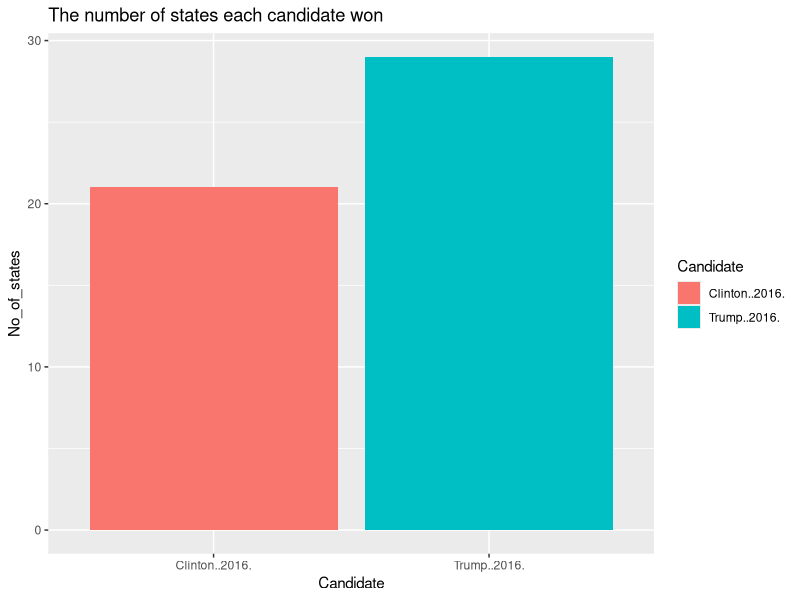
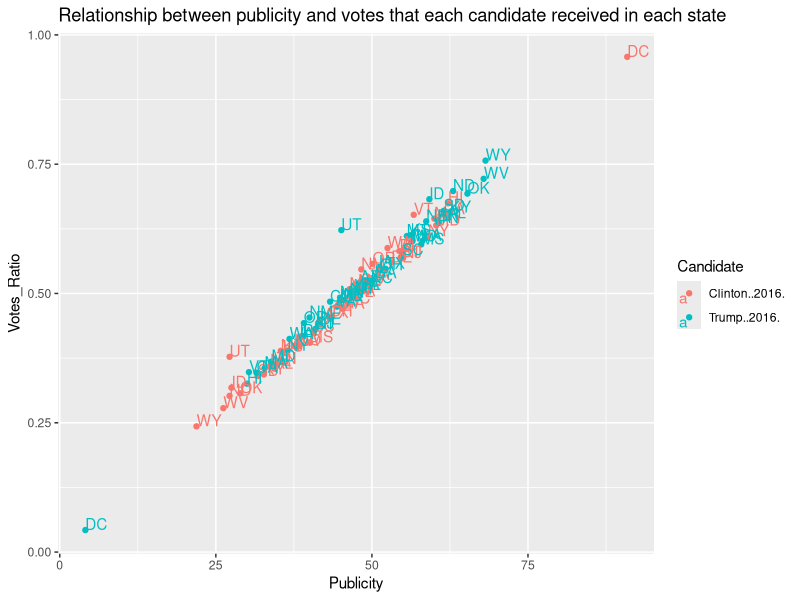
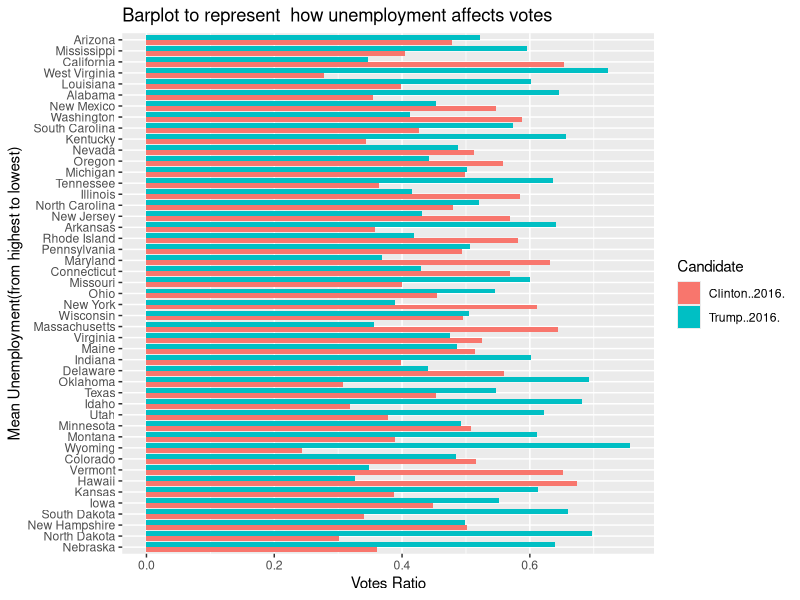
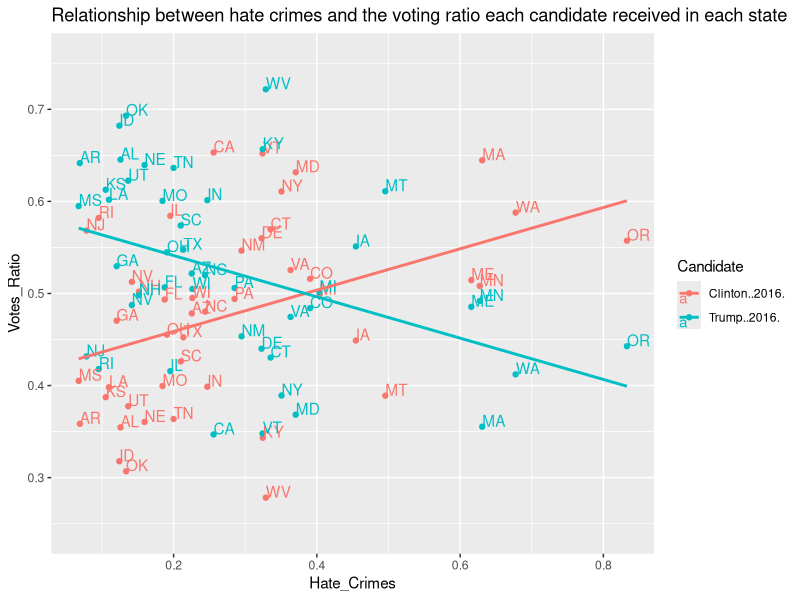

Write the R code that produced these figures, in order.
library(dplyr)
library(readr)
library(ggplot2)
options(scipen = 99)
dataset=read.csv("dataset.csv")
datasetc=dataset%>%mutate(ratioC=votes_dem_2016/(votes_dem_2016 + votes_gop_2016))
datasetct=datasetc %>%mutate(ratioT=votes_gop_2016/(votes_dem_2016 + votes_gop_2016))
head(datasetct)


One=datasetct%>%select(state, state_abbr, hate_crimes_per_100k_splc, `Rates.of.2016`, `Rates.of.2015`, `Rates.of.2014`, `Clinton..2016.`, `Trump..2016.` )
library(reshape2)                    
One_y <- One %>% melt(id = c("state", "state_abbr","hate_crimes_per_100k_splc", 'Rates.of.2016', 'Rates.of.2015', 'Rates.of.2014'))

Two = datasetct %>% select(state, ratioC, ratioT)
Two_y <- Two %>% melt(id = c("state"))

Final=cbind(One_y, Two_y)
colnames(Final)= c("State", "Abbr","Hate_Crimes", "Unemp2016", "Unemp2015", "Unemp2014", "Candidate", "Publicity",
                   "State2","Ratio", "Votes" )
Final=Final%>%mutate(Win = Votes > 0.5)
Final_Win=Final%>%select(State, Abbr, Candidate, Publicity, Ratio, Votes, Win)
Final_Win=na.omit(Final_Win)
head(Final_Win)

Final1= Final%>%group_by(Candidate, Win)%>%summarise(n())
colnames(Final1)=c("Candidate", "Win", "No_of_states")
Final1= na.omit(Final1)
Final1=subset(Final1, Win==TRUE)
ggplot(Final1, aes(x= Candidate,y= No_of_states, fill= Candidate))+geom_bar(stat="identity")+ggtitle("The number of states each candidate won")

ggplot(Final,aes(x=Publicity, y=Votes, color=Candidate, label=Abbr))+geom_point()+geom_text(hjust=0, vjust=0)+ylab("Votes_Ratio")+ggtitle("Relationship between publicity and votes that each candidate received in each state")
#Relationship between publicity and votes received.

Final2 <- Final %>% mutate(mean_unemp = (Unemp2016 + Unemp2015 + Unemp2014) / 3) %>% select(State,Abbr, Unemp2016, Unemp2015, Unemp2014,mean_unemp,Candidate, Votes)
Final2=na.omit(Final2)
ggplot(Final2, aes(x=reorder(State,mean_unemp), y=Votes, fill= Candidate))+geom_bar(stat="identity",position = "dodge")+coord_flip()+xlab("Mean Unemployment(from highest to lowest)")+ylab("Votes Ratio")+ggtitle("Barplot to represent  how unemployment affects votes")



Hate=Final%>%select(State, Abbr, Candidate, Hate_Crimes, Votes)
Hate=Hate%>%filter(State!="District of Columbia")
ggplot(Hate, aes(x=Hate_Crimes, y=Votes, color=Candidate, label=Abbr))+geom_point()+geom_text(hjust=0,vjust=0)+geom_smooth(method = lm, se=FALSE)+ylab("Votes_Ratio")+ggtitle("Relationship between hate crimes and the voting ratio each candidate received in each state")
